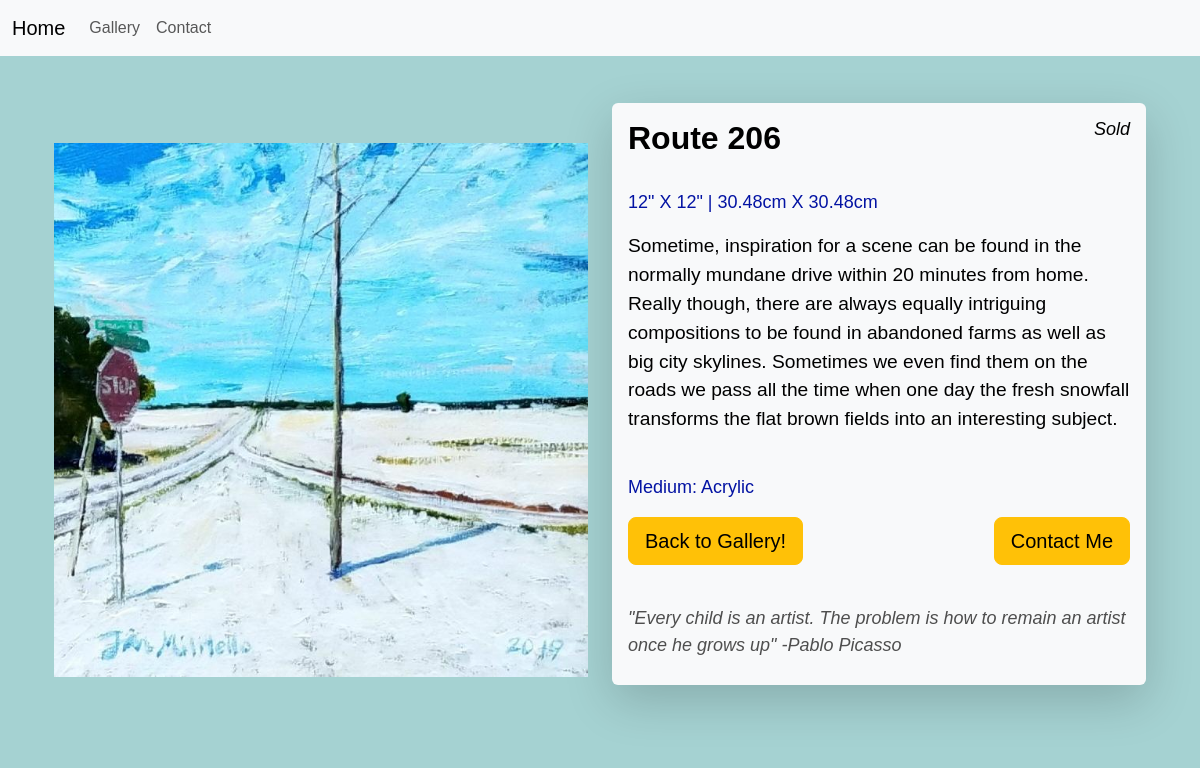
The app's page /gallery/Route 206/ with its own data.
### jimTheArtist/models.py (models this page shows, shortened)
class Painting(models.Model):
    title = models.CharField(max_length=100)
    description = models.TextField()
    medium = models.TextField()
    length = models.IntegerField()
    height = models.IntegerField()
    price = models.IntegerField()
    image = models.ImageField(upload_to='paintings/')

### jimTheArtist/views.py (the view)
# urls.py: path('gallery/<str:painting_name>/', views.painting, name='painting'),
def painting(request, painting_name):
    painting = get_object_or_404(Painting, title=painting_name)
    if painting.price == 0:
        painting.price = 'Sold'
    elif  painting.price < 0:
        painting.price = 'Not For Sale'
    else:
        painting.price = '${:,.0f}'.format(painting.price)
    length_cm = str(painting.length * 2.54) + 'cm'
    height_cm = str(painting.height * 2.54)  + 'cm'
    return render(request, 'painting.html', {'painting': painting,
                                             'quote': random.choice(quotes),
                                             'length_cm': length_cm,
                                             'height_cm': height_cm
                                             }
                                             )

### jimTheArtist/templates/painting.html (shortened to what this page needs)
{% extends 'base.html' %}
{% block content %}
<div class="container">
    <div class="row">
        <div class="col-md-6">
            <span class="d-block mb-3"><img class="full-screen-image w-100 painting_img" src="{{ painting.image.url }}"></span>
        </div>
        <div class="col-md-6 d-flex flex-column justify-content-center">
            <div class="shadow-lg p-3 mb-5 bg-body-tertiary rounded">
              <div class="mb-3">
                <h1 class="h2 mb-2 painting-title">{{ painting.title }} <span class="price-text h5"> {{ painting.price }}</span></h1>
                <br/>
                <p class="small size-text mb-3">{{ painting.length }}" X {{painting.height}}" | {{length_cm}} X {{height_cm}} </p>
                <p class="small painting-text">{{ painting.description }}</p>
                <br/>
                <p class="small medium-text mb-3">Medium: {{ painting.medium}} </p>
              </div>
              <div class="d-flex justify-content-between mb-3">
                <a href="{% url 'gallery' %}" class="btn btn-warning btn-lg mr-3">Back to Gallery!</a>
                <a href="{% url 'contact' %}" class="btn btn-warning btn-lg">Contact Me</a>
              </div>
              <br/>
              <p class="small mb-0 quote-text">{{ quote }}</p>
            </div>
          </div>
    </div>
</div>
{% endblock %}

### jimTheArtist/static/css/style.css (style rules this page uses)
body { background-color: rgba(141, 198, 198, 0.79); font-family:Arial, Helvetica, sans-serif; }
* { box-sizing: border-box; }

### jimTheArtist/static/css/painting.css (style rules this page uses)
.full-screen-image { height: calc(100vh - 140px); padding: 10px 0; width: auto; object-fit: scale-down; display: block; }
.col-md-6.d-flex { align-items: center; }
.price-text { font-size: 18px; font-style: italic; float: right; color: black; }
.painting-title { color: black; font-family: Arial, Helvetica, sans-serif; font-weight: bold; }
.painting-text { font-size: larger; color: black; }
.size-text { color: rgb(3, 19, 163); font-size: large; }
.medium-text { color: rgb(3, 19, 163); font-size: large; }
.quote-text { font-style: italic; color: rgb(78, 78, 78); padding-bottom: 10px; font-size: large; }

### records on screen
Painting: image (picture), title "Route 206", price "Sold", length "12", height "12", description "Sometime, inspiration for a scene can be found in the normally mundane drive within 20 minutes from home. Really though, there are always equally intriguing compositions to be found in abandoned farms as well as big city skylines. Sometimes we even find them on the roads we pass all the time when one day the fresh snowfall transforms the flat brown fields into an interesting subject.", medium "Acrylic"

### other values on screen
{{ length_cm }} "30.48cm"
{{ height_cm }} "30.48cm"
